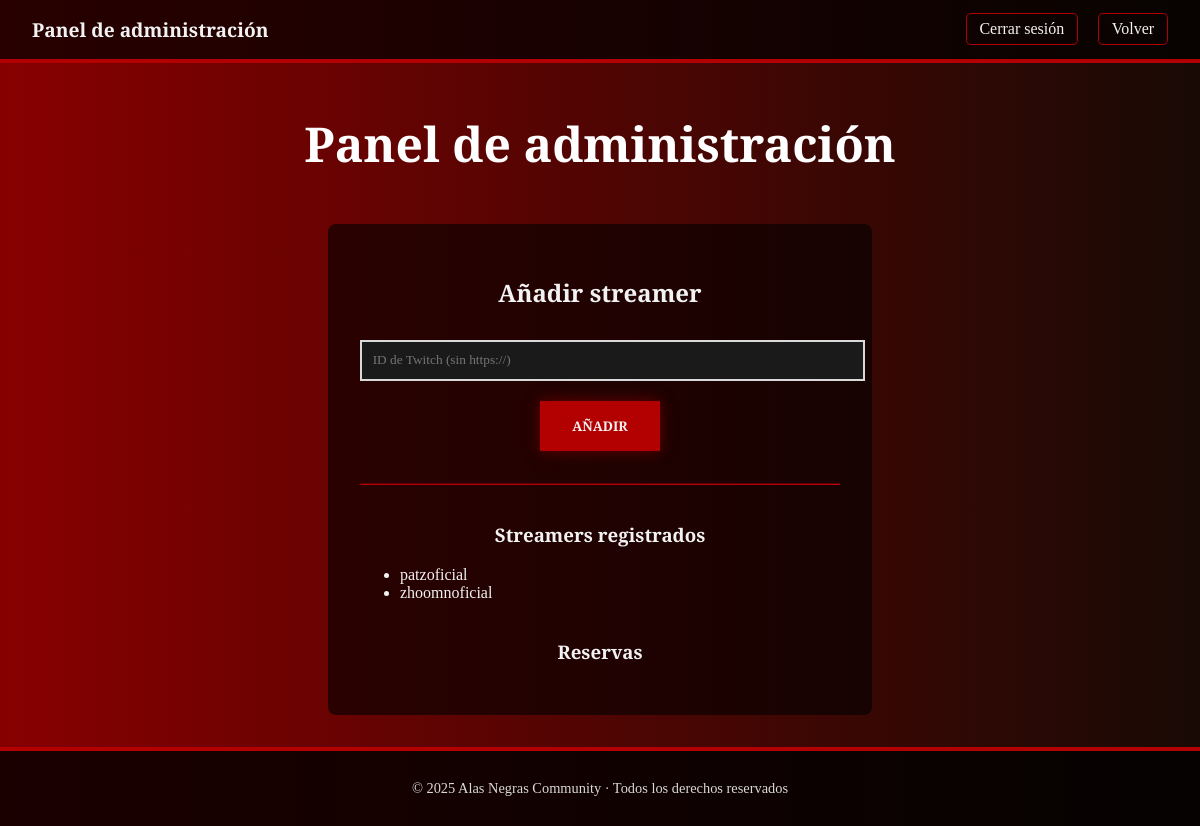
Before: /admin (signed in) with the older database file.
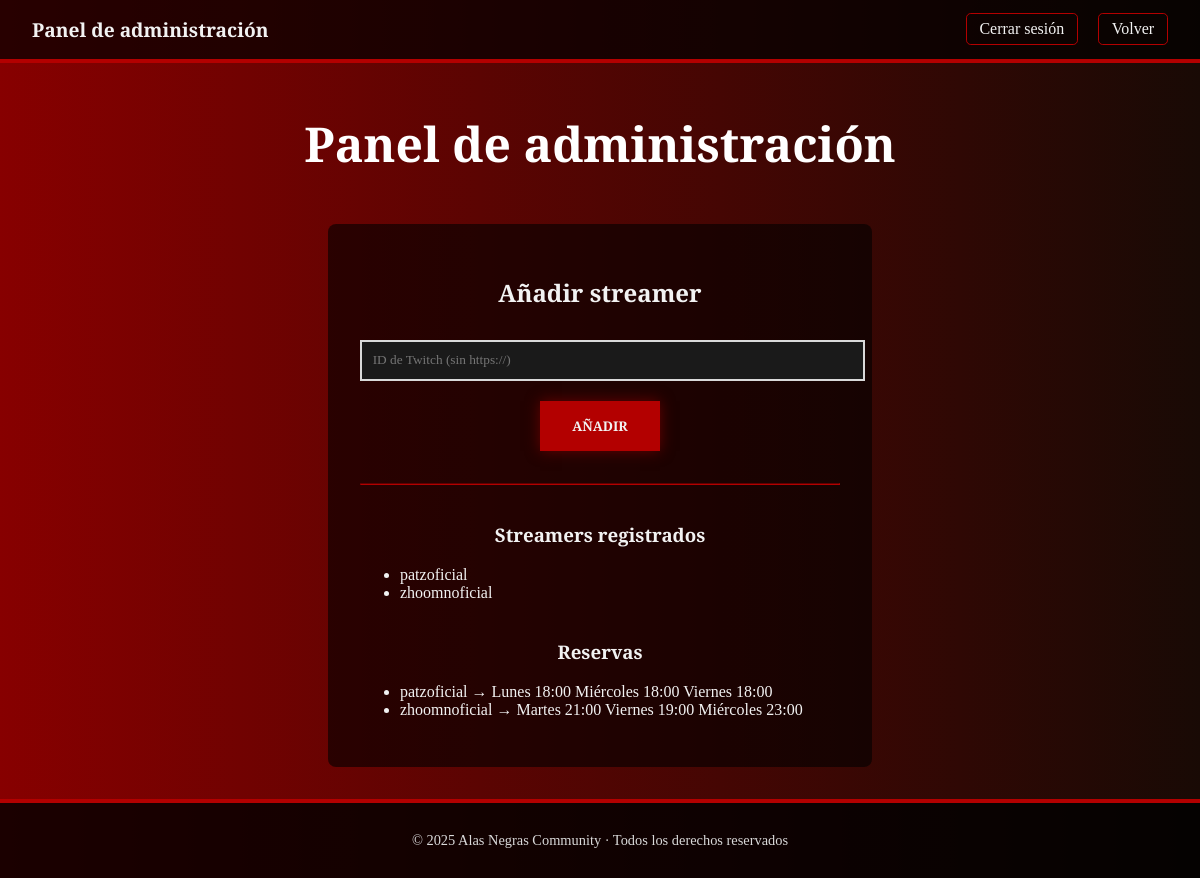
After: the same page with the newer database file.
### models.py (models this page shows)
class TwitchUser(db.Model):
    id = db.Column(db.Integer, primary_key=True)
    twitch_id = db.Column(db.String(80), unique=True, nullable=False)

class Reserva(db.Model):
    id = db.Column(db.Integer, primary_key=True)
    twitch_id = db.Column(db.String(80), nullable=False)
    hora1 = db.Column(db.String(20))
    hora2 = db.Column(db.String(20))
    hora3 = db.Column(db.String(20))

### main.py (the view)
@app.route("/admin", methods=["GET"])
def admin_panel():
    if not session.get("is_admin"):
        flash("Acceso restringido. Por favor, inicia sesión.")
        return redirect(url_for("login"))
    ids = TwitchUser.query.all()
    reservas = Reserva.query.all()
    return render_template("admin.html", ids=ids, reservas=reservas)

### templates/admin.html (shortened to what this page needs)
<!DOCTYPE html>
<html lang="es">
<head>
  <link rel="stylesheet" href="{{ url_for('static', filename='main.css') }}">
</head>
<body>
  <header class="topbar">
    <div class="topbar-inner">
      <span class="brand">Panel de administración</span>
      <nav class="nav">
        <a href="{{ url_for('logout') }}" class="nav-link">Cerrar sesión</a>
        <a href="{{ url_for('index') }}" class="nav-link">Volver</a>
      </nav>
    </div>
  </header>
  <h1 class="titulo">Panel de administración</h1>
  <div class="formulario" style="max-width: 40em;">
    <h2 style="margin-bottom: 1em;">Añadir streamer</h2>
    <form method="POST" action="{{ url_for('admin_add_twitch') }}">
      <input type="text" name="twitch_id" placeholder="ID de Twitch (sin https://)" />
      <button type="submit" class="boton-reservar" style="margin-top: 1em;">Añadir</button>
    </form>
    <hr style="margin: 2em 0; border-color: #b30000;">
    <h3 style="margin-top: 2em;">Streamers registrados</h3>
    <ul style="text-align:left;">
      {% for u in ids %}
        <li>{{ u.twitch_id }}</li>
      {% endfor %}
    </ul>
    <h3 style="margin-top: 2em;">Reservas</h3>
    <ul style="text-align:left;">
      {% for r in reservas %}
        <li>{{ r.twitch_id }} → {{ r.hora1 }} {{ r.hora2 }} {{ r.hora3 }}</li>
      {% endfor %}
    </ul>
  </div>
  <footer>
    © 2025 Alas Negras Community · Todos los derechos reservados
  </footer>
</body>
</html>

### static/main.css (style rules this page uses)
body { background: #870000; background: -webkit-linear-gradient(to left, #190A05, #870000); background: linear-gradient(to left, #190A05, #870000); color: #f2f2f2; font-family: "DM Serif Text", serif; margin: 0; padding: 0; text-align: center; font-size: 1em; }
.topbar { background: rgba(0,0,0,0.7); border-bottom: 0.3em solid #b30000; }
.topbar-inner { display: flex; align-items: center; justify-content: space-between; padding: 1em 2em; }
.brand { font-size: 1.2em; font-weight: bold; }
.nav .nav-link { color: #f2f2f2; text-decoration: none; margin-left: 1em; padding: 0.4em 0.8em; border: 0.1em solid #b30000; border-radius: 0.3em; }
.titulo { font-size: 3em; color: #FFFFFF; margin: 1em 0 1em 0; }
.formulario { background: rgba(0, 0, 0, 0.6); border-radius: 0.5em; width: 30em; margin: 0 auto 2em auto; color: #f2f2f2; padding: 2em; }
select, input { width: 100%; padding: 0.8em; margin: 0.5em 0; background-color: #1a1a1a; border: 0.15em solid #d9d9d9; color: #f2f2f2; font-family: "DM Serif Text", serif; }
.boton-reservar { background-color: #b30000; color: #f2f2f2; border: none; padding: 1.2em 2.4em; font-weight: bold; text-transform: uppercase; font-family: "DM Serif Text", serif; box-shadow: 0 0 1em #660000; transition: all 0.3s ease; cursor: pointer; }
footer { background-color: rgba(0,0,0,0.8); color: #d9d9d9; text-align: center; padding: 2em; font-size: 0.9em; border-top: 0.3em solid #b30000; }

Changed rows visible on the page:
added Reserva: twitch_id "patzoficial", hora1 "Lunes 18:00", hora2 "Miércoles 18:00", hora3 "Viernes 18:00"
added Reserva: twitch_id "zhoomnoficial", hora1 "Martes 21:00", hora2 "Viernes 19:00", hora3 "Miércoles 23:00"
